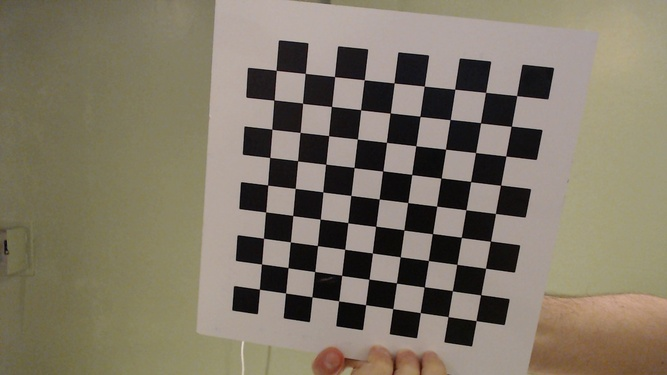
#> input picture calibration_images/new_raw_images/image_1.jpg, 667 x 375 px, shrunk from 1280 x 720 before the run; its folder holds only this picture in this run
$ python camera_calibration.py
#> lines starting #> are read from the running program, lines starting #| are printed output that depends on the picture; after the words box and inside, x2 and y2 are one past the last pixel; in counts of white or black regions, pixels touching at a corner belong together; long printed decimals are rounded
import numpy as np
import cv2
import glob
import os
import yaml


detected_dir = "calibration_images/detected_images"
corrected_dir = "calibration_images/corected_images"

# Create the output directory if it doesn't exist
if not os.path.exists(detected_dir):
    os.makedirs(detected_dir)

# Create the output directory if it doesn't exist
if not os.path.exists(corrected_dir):
    os.makedirs(corrected_dir)

# Set the image format to JPEG
encode_params = [int(cv2.IMWRITE_JPEG_QUALITY), 90]

# Define the size of the checkerboard pattern
pattern_size = (9, 9)

# Define the size of the squares in the checkerboard pattern in mm
square_size = 20.0

# Define the termination criteria for the calibration algorithm
criteria = (cv2.TERM_CRITERIA_EPS + cv2.TERM_CRITERIA_MAX_ITER, 30, 0.001)

# Prepare object points, like (0,0,0), (1,0,0), ..., (5,8,0)
object_points = np.zeros((pattern_size[0]*pattern_size[1], 3), np.float32)
object_points[:, :2] = np.mgrid[0:pattern_size[0], 0:pattern_size[1]].T.reshape(-1, 2)
object_points *= square_size

# Arrays to store object points and image points from all the images.
object_points_list = [] # 3d point in real world space
image_points_list = [] # 2d points in image plane

# Get the paths of all the calibration images
images = glob.glob('calibration_images/new_raw_images/*.jpg')

# Loop through all the calibration images and find the corners of the checkerboard pattern
i=0
for fname in images:
    img = cv2.imread(fname)
#> img is the input picture: shape (375, 667, 3); mean B, G, R 103.1, 120, 128.8
    gray = cv2.cvtColor(img, cv2.COLOR_BGR2GRAY)
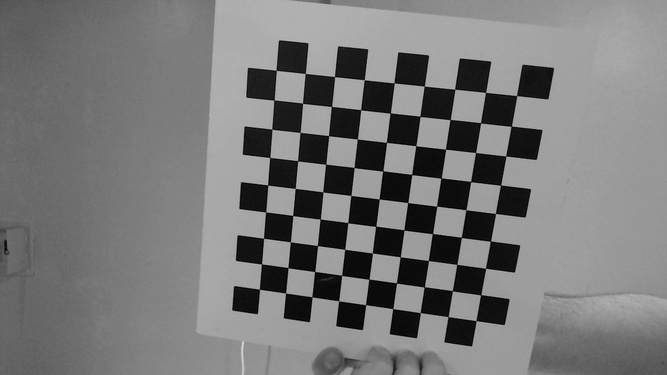
#> gray: shape (375, 667); min 0, max 217, mean 120.7

    cv2.imshow("Image", gray)
    cv2.waitKey(500)
    cv2.destroyAllWindows()

    # Find the corners of the checkerboard pattern
    ret, corners = cv2.findChessboardCorners(gray, pattern_size, None)
#> ret = True; corners = 81 rows, first 8: [275.9, 70.19], [305, 73.39], [334.7, 76.65], [364.1, 79.9], [394, 83], [424, 86.31], [454.8, 88.94], [485.6, 92.37]

    # If the corners are found, add object points and image points to the lists
    if ret:
        object_points_list.append(object_points)
        corners2 = cv2.cornerSubPix(gray, corners, (11, 11), (-1, -1), criteria)
#> corners2 = 81 rows, first 8: [276.2, 70.34], [305.3, 73.44], [334.5, 76.58], [364.2, 79.74], [394.1, 82.93], [424.3, 86.11], [454.7, 89.24], [485.6, 92.38]
        image_points_list.append(corners2)

        # Draw and display the corners
        cv2.drawChessboardCorners(img, pattern_size, corners2, ret)
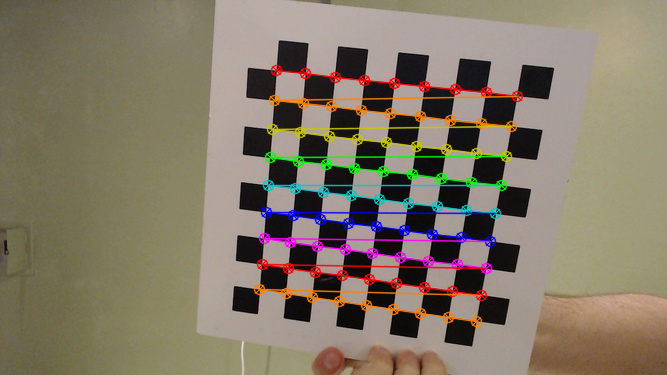
#> img: shape (375, 667, 3); 7.05% of pixels changed, all inside (x1, y1, x2, y2) = (253, 64, 524, 328)
        cv2.imshow('Checkerboard Corners', img)
        cv2.waitKey(500)
        # Save the image to the output directory
        filename = os.path.join(detected_dir, f"detected{i+1}.jpg")
        cv2.imwrite(filename, img, encode_params)
        i+=1

cv2.destroyAllWindows()

# Calibrate the camera using the Zhang method
ret, mtx, dist_coeffs, rvecs, tvecs = cv2.calibrateCamera(object_points_list, image_points_list, gray.shape[::-1], None, None)
#> ret = 0.122; mtx = [[422.7, 0, 334], [0, 423.2, 175.3], [0, 0, 1]]; dist_coeffs = [[0.0367, -0.145, 0.0011, -0.00308, 0.197]]; rvecs = ([0.181, 0.0896, 0.113],); tvecs = ([-39.13, -71.26, 288],)

# Print the camera matrix and distortion coefficients
print("Camera matrix:\n", mtx)
#| Camera matrix:
#|  [[422.718   0.         334.012]
#|  [  0.         423.229 175.346]
#|  [  0.           0.           1.        ]]
print("Distortion coefficients:\n", dist_coeffs)
#| Distortion coefficients:
#|  [[ 0.0367 -0.1446  0.001101 -0.00308  0.1975 ]]
R, _ = cv2.Rodrigues(rvecs[0])
#> R = [[0.99, -0.104, 0.0991], [0.12, 0.977, -0.174], [-0.0786, 0.185, 0.98]]
print("Matriz de Rotação:\n", R)
#| Matriz de Rotação:
#|  [[ 0.9896 -0.1042  0.09906]
#|  [ 0.1204  0.9773 -0.1745]
#|  [-0.07862  0.1846  0.9797]]
#print("Vetor de Translação:\n", tvecs[0])

# Save the calibration parameters to a YAML file
with open('calibration_parameters.yaml', 'w') as file:
    yaml_data = {
        'camera_matrix': mtx.tolist(),
        'distortion_coefficients': dist_coeffs.tolist()
    }
#> yaml_data = {'camera_matrix': [[422.7, 0, 334], [0, 423.2, 175.3], [0, 0, 1]], 'distortion_coefficients': [[0.0367, -0.145, 0.0011, -0.00308, 0.197]]}
    yaml.dump(yaml_data, file)

print("Calibration complete. Calibration parameters saved to 'calibration_parameters.yaml'.")

# Load an image and undistort it using the calibration parameters
img = cv2.imread('calibration_images/raw_images/image_1.jpg')
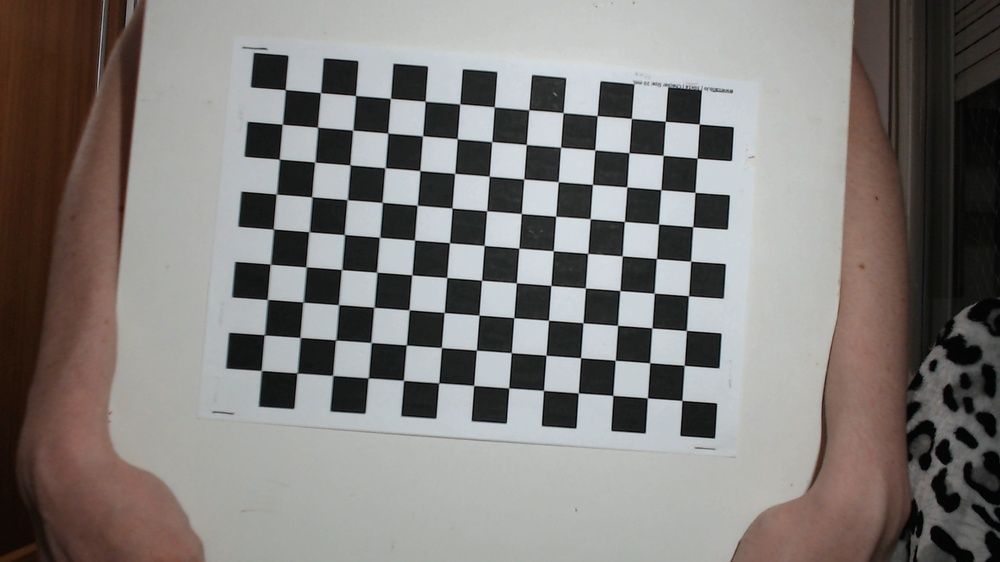
#> input picture calibration_images/raw_images/image_1.jpg, 1000 x 562 px, shrunk from 1920 x 1080 before the run
#> img is the input picture: shape (562, 1000, 3); mean B, G, R 122, 124.6, 128.5
h, w = img.shape[:2]
#> h = 562; w = 1000
newcameramtx, roi = cv2.getOptimalNewCameraMatrix(mtx, dist_coeffs, (w, h), 1, (w, h))
#> newcameramtx = [[593.2, 0, 459.5], [0, 433.8, 179.8], [0, 0, 1]]; roi = (82, 131, 520, 109)
undistorted_img = cv2.undistort(img, mtx, dist_coeffs, None, newcameramtx)
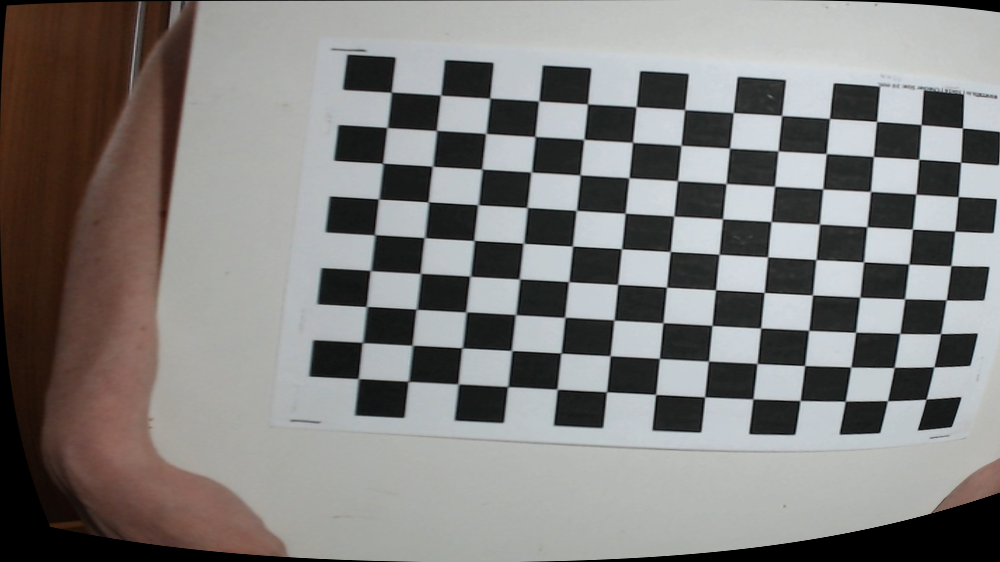
#> undistorted_img: shape (562, 1000, 3); mean B, G, R 124.7, 126.5, 128.6

# Display the raw image and the undistorted image
cv2.imshow('raw image', img)
cv2.imshow('corrected image', undistorted_img)
cv2.waitKey(0)

cv2.destroyAllWindows()
